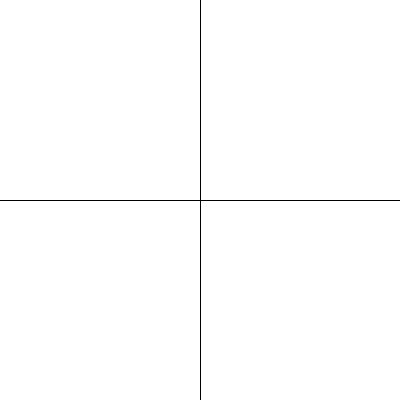
Frame 1 (no input)
Frame 60 (the mouse pressed at the canvas centre just before this capture): identical to frame 1, image omitted
Frame 120 (the mouse held since frame 60 and released just before this capture): identical to frame 1, image omitted

The Processing sketch that drew this single still picture (run headless with seeded random() and noise(); from frame 60 on, the mouse is pressed at the canvas centre):

// Processing sketch: processing_64510
// ── processing_64510.pde

void setup() {
  size(400, 400);
}

void draw() {
  background(255);
  translate(width/2, height/2);
  line(-width, 0, width, 0);
  line(0, -height, 0, height);
  fill(0);
  textSize(74);
  if (keyPressed) {
    text(key, 0, 0);
  }
  else {
  }
}
